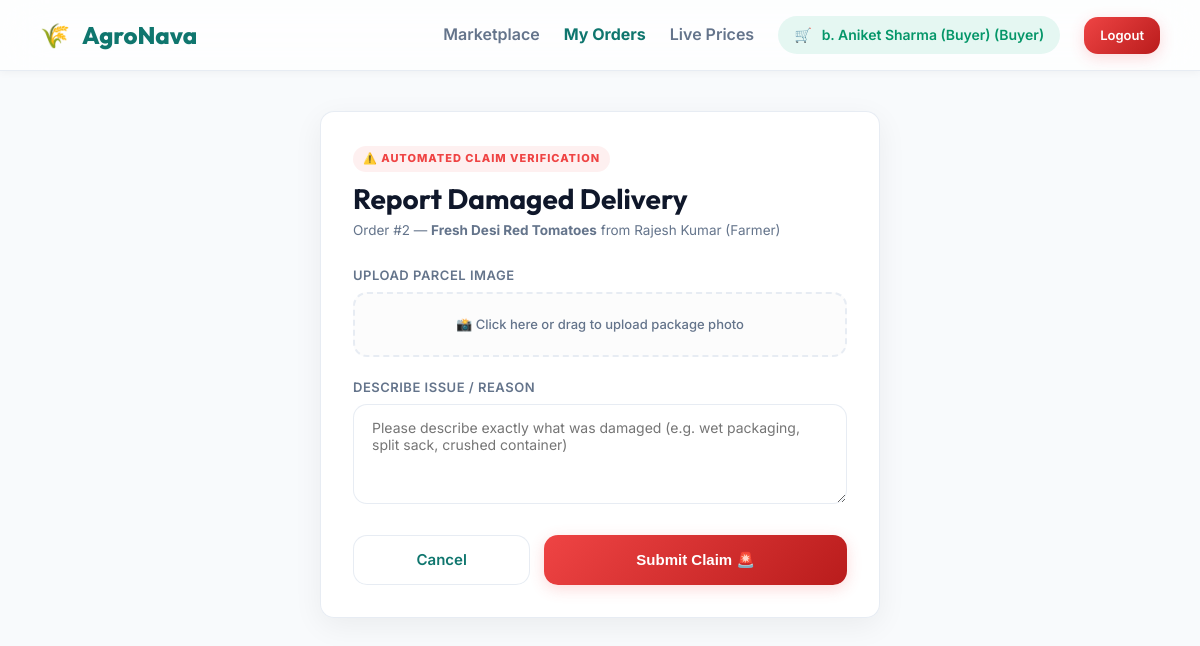
The app's page /buyer/report_damage.php?order_id=2 (signed in) with its own data.
### tables this page shows
CREATE TABLE IF NOT EXISTS `orders` (
  `id` int(11) NOT NULL AUTO_INCREMENT,
  `buyer_id` int(11) NOT NULL,
  `crop_id` int(11) NOT NULL,
  `quantity` int(11) NOT NULL,
  `price` int(11) NOT NULL DEFAULT 0,
  `status` varchar(20) NOT NULL DEFAULT 'pending',
  `transport_cost` int(11) NOT NULL DEFAULT 0,
  `delivery_otp` varchar(10) DEFAULT NULL,
  `tracking_status` varchar(50) DEFAULT 'Preparing',
  `qr_code_hash` varchar(255) DEFAULT NULL,
  `distance_km` decimal(5,2) DEFAULT 0.00,
  `weight_kg` decimal(5,2) DEFAULT 0.00,
  PRIMARY KEY (`id`),
  KEY `buyer_id` (`buyer_id`),
  KEY `crop_id` (`crop_id`)
);

CREATE TABLE IF NOT EXISTS `crops` (
  `id` int(11) NOT NULL AUTO_INCREMENT,
  `farmer_id` int(11) NOT NULL,
  `crop_name` varchar(100) NOT NULL,
  `price` int(11) NOT NULL,
  `quantity` int(11) NOT NULL,
  `crop_image` varchar(255) DEFAULT NULL,
  `rating_avg` decimal(3,2) DEFAULT 4.50,
  `review_count` int(11) DEFAULT 5,
  `sales_volume` int(11) DEFAULT 45,
  `harvest_date` date DEFAULT NULL,
  `quality_grade` varchar(50) DEFAULT NULL,
  `is_organic` tinyint(1) DEFAULT 0,
  PRIMARY KEY (`id`),
  KEY `farmer_id` (`farmer_id`)
);

CREATE TABLE IF NOT EXISTS `users` (
  `id` int(11) NOT NULL AUTO_INCREMENT,
  `name` varchar(100) NOT NULL,
  `email` varchar(100) NOT NULL UNIQUE,
  `password` varchar(100) NOT NULL,
  `role` varchar(20) NOT NULL,
   
  `reg_type` varchar(50) DEFAULT NULL,
  `reg_level` varchar(50) DEFAULT NULL,
  `title` varchar(20) DEFAULT NULL,
  `first_name` varchar(100) DEFAULT NULL,
  `middle_name` varchar(100) DEFAULT NULL,
  `last_name` varchar(100) DEFAULT NULL,
  `gender` varchar(20) DEFAULT NULL,
  `dob` varchar(20) DEFAULT NULL,
  `relation_type` varchar(20) DEFAULT NULL,
  `relation_name` varchar(100) DEFAULT NULL,
  `address` text DEFAULT NULL,
  `pincode` varchar(20) DEFAULT NULL,
  `state` varchar(100) DEFAULT NULL,
  `district` varchar(100) DEFAULT NULL,
  `tehsil` varchar(100) DEFAULT NULL,
  `city_village` varchar(100) DEFAULT NULL,
  `post` varchar(100) DEFAULT NULL,
  `photo_id_type` varchar(50) DEFAULT NULL,
  `photo_id_number` varchar(100) DEFAULT NULL,
  `mobile_no` varchar(20) DEFAULT NULL,
  `license_no` varchar(100) DEFAULT NULL,
  `ifsc_code` varchar(20) DEFAULT NULL,
  `bank_holder_name` varchar(100) DEFAULT NULL,
  `bank_name` varchar(100) DEFAULT NULL,
  `bank_account_no` varchar(50) DEFAULT NULL,
  `branch_name` varchar(100) DEFAULT NULL,
  `branch_address` text DEFAULT NULL,
  `upi_id` varchar(100) DEFAULT NULL,
  `passbook_image` varchar(255) DEFAULT NULL,
  `id_proof_image` varchar(255) DEFAULT NULL,
  `get_sms` tinyint(1) DEFAULT 0,
  `get_email` tinyint(1) DEFAULT 0,
  `distributor_badge` varchar(255) DEFAULT 'Standard Distributor',
  `distributor_score` int(11) DEFAULT 85,
  PRIMARY KEY (`id`)
);

### buyer/report_damage.php (the view, shortened to what this page needs)
<?php
include("../config/db.php");
$buyer_id = $_SESSION['user_id'];
$order_id = isset($_GET['order_id']) ? mysqli_real_escape_string($conn, $_GET['order_id']) : '';
$sql = "SELECT o.*, c.crop_name, u.name as farmer_name
        FROM orders o
        JOIN crops c ON o.crop_id = c.id
        JOIN users u ON c.farmer_id = u.id
        WHERE o.id = '$order_id' AND o.buyer_id = '$buyer_id' AND o.status = 'delivered'";
$result = mysqli_query($conn, $sql);
$order = mysqli_fetch_assoc($result);
?>
<!DOCTYPE html>
<html lang="en">
<head>
    <link rel="stylesheet" href="../assets/css/style.css">
</head>
<body>
    <header class="navbar">
        <a href="marketplace.php" class="navbar-brand">
            <span>🌾</span> AgroNava
        </a>
        <div class="navbar-menu">
            <a href="marketplace.php" style="color: var(--text-muted); font-weight: 600;">Marketplace</a>
            <a href="my_orders.php" style="color: var(--secondary); font-weight: 700;">My Orders</a>
            <a href="../market_prices.php" style="color: var(--text-muted); font-weight: 600;">Live Prices</a>
            <div class="user-badge">
                <span>🛒</span> <?php echo htmlspecialchars($_SESSION['name']); ?> (Buyer)
            </div>
            <a class="btn btn-danger" style="padding: 8px 16px; font-size: 13px;" href="../auth/logout.php">Logout</a>
        </div>
    </header>
    <div class="reporting-container">
        <div class="glass-card animate-slide" style="padding: 32px; background: rgba(255,255,255,0.95);">
            <div style="margin-bottom: 24px;">
                <span style="font-size: 11px; text-transform: uppercase; font-weight: 800; letter-spacing: 1px; color: #ef4444; background: rgba(239, 68, 68, 0.08); padding: 4px 10px; border-radius: 50px; display: inline-block; margin-bottom: 10px;">⚠️ Automated Claim Verification</span>
                <h1 style="font-size: 28px; color: var(--dark); line-height: 1.2;">Report Damaged Delivery</h1>
                <p style="color: var(--text-muted); font-size: 13.5px; margin-top: 4px;">
                    Order #<?php echo $order['id']; ?> — <strong><?php echo htmlspecialchars($order['crop_name']); ?></strong> from <?php echo htmlspecialchars($order['farmer_name']); ?>
                </p>
            </div>
            <form action="process_complaint.php" method="POST" enctype="multipart/form-data">
                <div class="form-group">
                    <label class="form-label">Upload Parcel Image</label>
                    <div class="preview-box" onclick="document.getElementById('parcel_image').click();">
                        <span id="preview-placeholder" style="font-size: 13px; color: var(--text-muted); font-weight: 500; display: block;">
                            📸 Click here or drag to upload package photo
                        </span>
                    </div>
                </div>
                <div class="form-group">
                    <label class="form-label">Describe Issue / Reason</label>
                    <textarea name="reason" class="form-control" placeholder="Please describe exactly what was damaged (e.g. wet packaging, split sack, crushed container)"
                              style="width: 100%; min-height: 100px; padding: 14px 18px; border-radius: var(--radius-md); border: 1px solid var(--border); font-family: inherit; font-size: 14px; outline: none; box-sizing: border-box; resize: vertical;" required></textarea>
                </div>
                <div style="display: flex; gap: 14px; margin-top: 24px;">
                    <a href="my_orders.php" class="btn btn-secondary" style="flex: 1; text-align: center;">Cancel</a>
                    <button type="submit" class="btn btn-danger" style="flex: 2; justify-content: center; background: linear-gradient(135deg, #ef4444 0%, #b91c1c 100%); border: none;">
                        Submit Claim 🚨
                    </button>
                </div>
            </form>
        </div>
    </div>
</body>
</html>

### assets/css/style.css (style rules this page uses)
:root { --primary: #10b981; --primary-hover: #059669; --primary-light: rgba(16, 185, 129, 0.1); --secondary: #0f766e; --dark: #0f172a; --dark-card: rgba(30, 41, 59, 0.7); --light-bg: #f8fafc; --light-card: rgba(255, 255, 255, 0.8); --border: rgba(226, 232, 240, 0.8); --border-dark: rgba(255, 255, 255, 0.08); --text-main: #334155; --text-muted: #64748b; --text-light: #f1f5f9; --warning: #f59e0b; --warning-light: rgba(245, 158, 11, 0.1); --success: #10b981; --success-light: rgba(16, 185, 129, 0.1); --danger: #ef4444; --danger-light: rgba(239, 68, 68, 0.1); --radius-sm: 8px; --radius-md: 14px; --radius-lg: 24px; --shadow-sm: 0 2px 8px rgba(0, 0, 0, 0.04); --shadow-md: 0 8px 30px rgba(0, 0, 0, 0.06); --shadow-lg: 0 20px 40px rgba(0, 0, 0, 0.12); --shadow-glow: 0 0 20px rgba(16, 185, 129, 0.2); --transition: all 0.3s cubic-bezier(0.4, 0, 0.2, 1); }
* { box-sizing: border-box; margin: 0; padding: 0; }
body { font-family: 'Inter', sans-serif; background-color: var(--light-bg); color: var(--text-main); line-height: 1.6; overflow-x: hidden; }
h1, h2, h3, h4, h5, h6 { font-family: 'Outfit', sans-serif; color: #1e293b; font-weight: 700; }
a { text-decoration: none; color: inherit; transition: var(--transition); }
.navbar { display: flex; justify-content: space-between; align-items: center; padding: 16px 40px; background: rgba(255, 255, 255, 0.75); backdrop-filter: blur(20px); -webkit-backdrop-filter: blur(20px); border-bottom: 1px solid var(--border); position: sticky; top: 0; z-index: 100; box-shadow: var(--shadow-sm); }
.navbar-brand { display: flex; align-items: center; gap: 12px; font-family: 'Outfit', sans-serif; font-size: 24px; font-weight: 800; color: var(--secondary); }
.navbar-menu { display: flex; align-items: center; gap: 24px; }
.user-badge { display: flex; align-items: center; gap: 10px; background: var(--primary-light); color: var(--primary-hover); padding: 8px 16px; border-radius: 50px; font-weight: 600; font-size: 14px; }
.btn { display: inline-flex; align-items: center; justify-content: center; gap: 8px; padding: 12px 24px; font-size: 15px; font-weight: 600; border-radius: var(--radius-md); cursor: pointer; border: none; transition: var(--transition); }
.btn-secondary { background: white; color: var(--secondary); border: 1px solid var(--border); }
.btn-danger { background: linear-gradient(135deg, #ef4444, #b91c1c); color: white; box-shadow: 0 4px 15px rgba(239, 68, 68, 0.2); }
.glass-card { background: var(--light-card); backdrop-filter: blur(12px); -webkit-backdrop-filter: blur(12px); border: 1px solid var(--border); border-radius: var(--radius-md); padding: 24px; box-shadow: var(--shadow-md); transition: var(--transition); }
.form-group { margin-bottom: 20px; text-align: left; }
.form-label { display: block; font-size: 13px; font-weight: 600; color: var(--text-muted); margin-bottom: 6px; text-transform: uppercase; letter-spacing: 0.5px; }

### buyer/report_damage.php (style rules this page uses)
.reporting-container { max-width: 600px; margin: 40px auto; padding: 0 20px; }
.preview-box { border: 2px dashed var(--border); border-radius: var(--radius-md); padding: 20px; text-align: center; background: rgba(0,0,0,0.01); margin-bottom: 20px; cursor: pointer; transition: var(--transition); }

### records on screen
orders: id "2", crop.crop_name "Fresh Desi Red Tomatoes", users.name "Rajesh Kumar (Farmer)"

### other values on screen
$_SESSION['name'] "b. Aniket Sharma (Buyer)"
